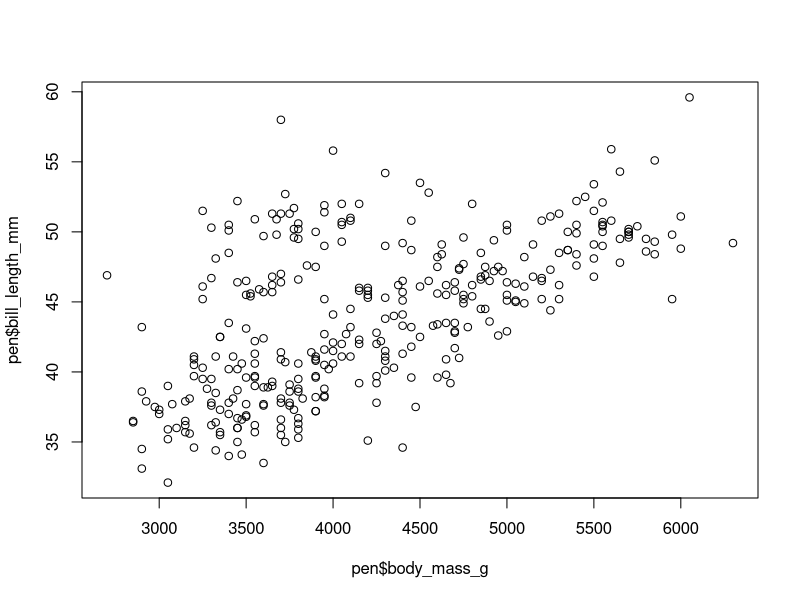
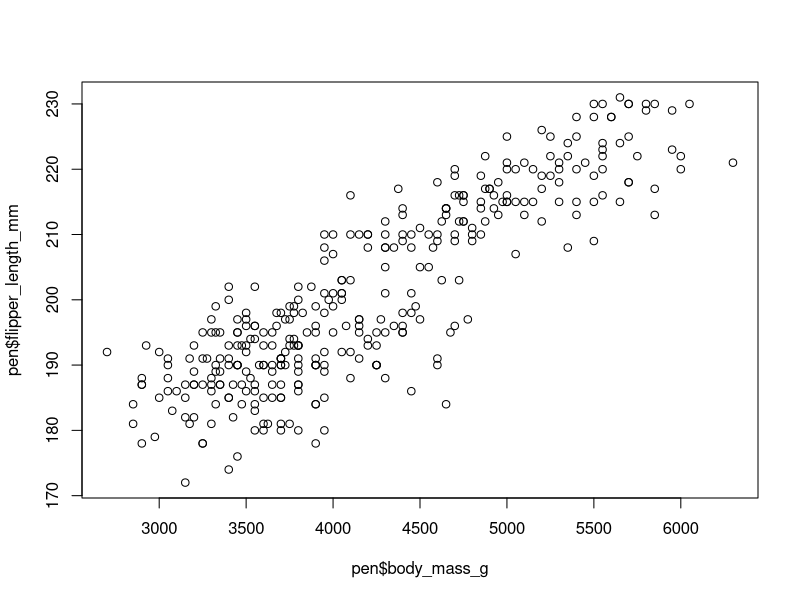
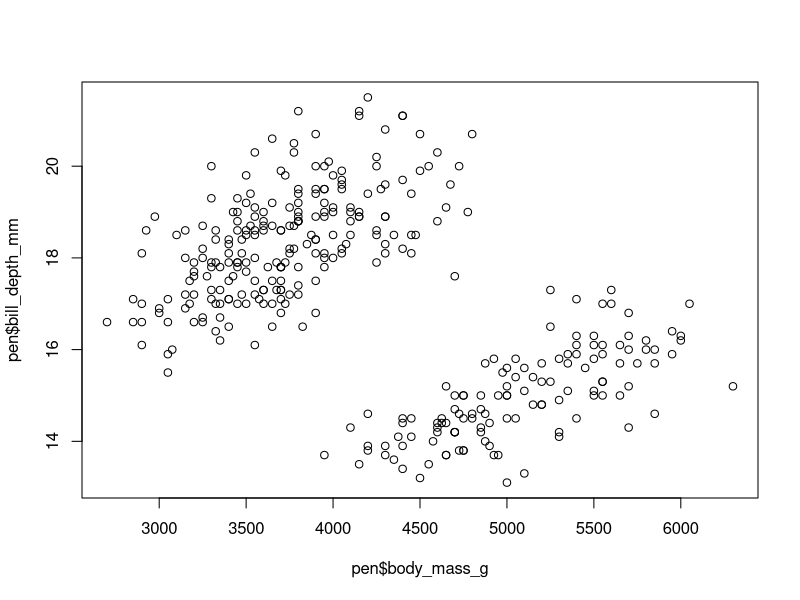
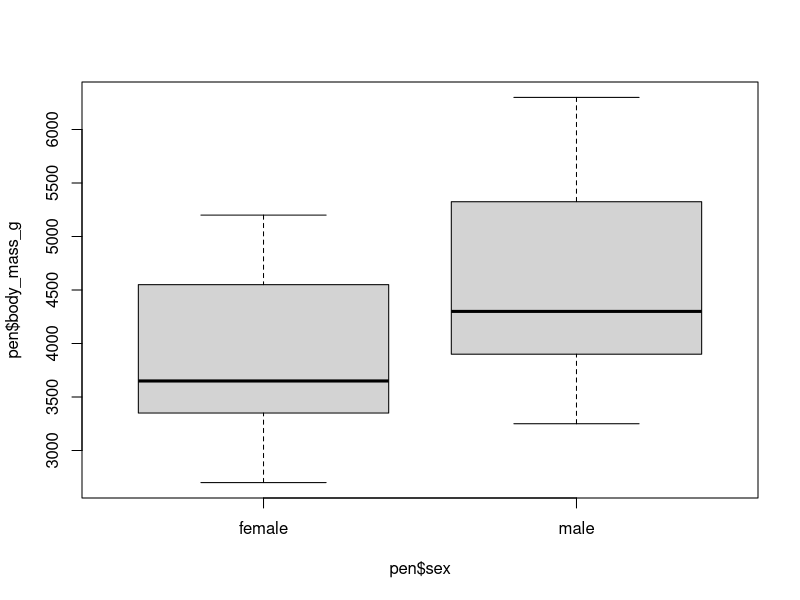
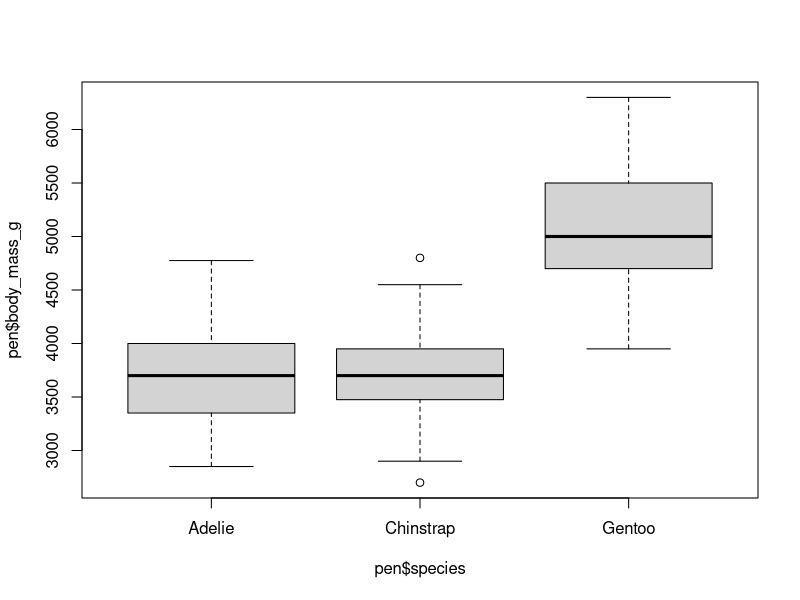
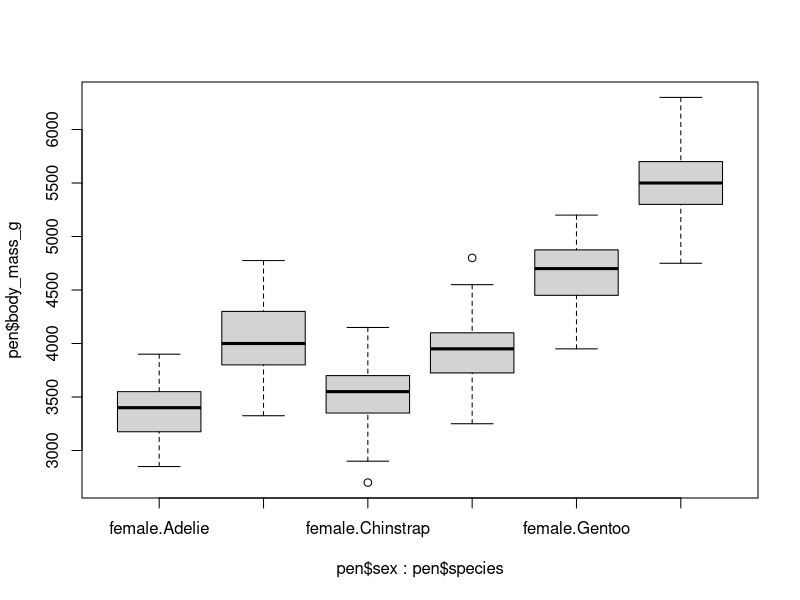
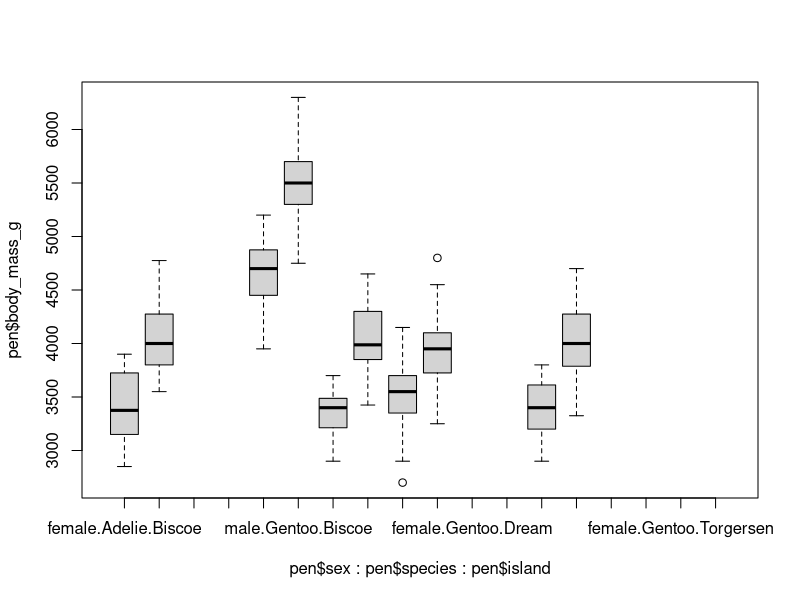
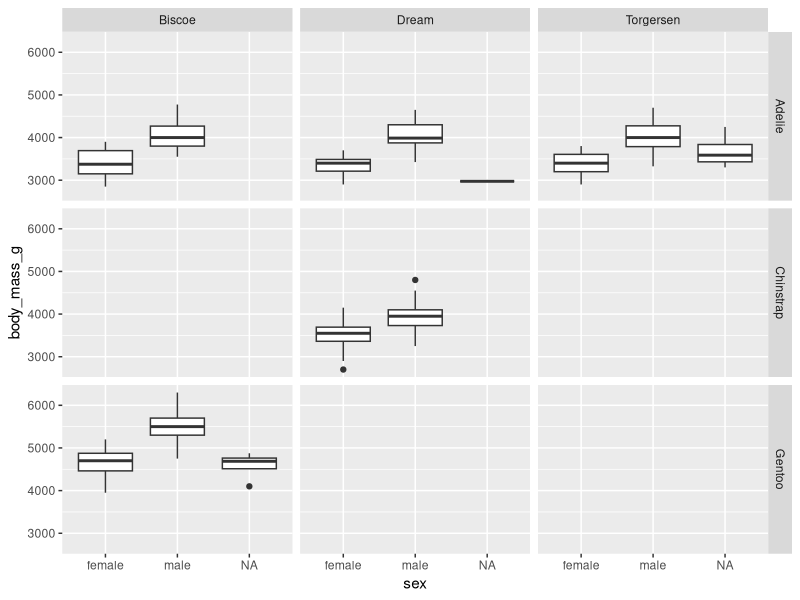

Recreate these plots in R, in order.
## Example script for Natural Resource Sampling
# November 2024
# Brought to you in 4-D
# Dan Johnson
# Denver Cayetano
# Diego Rocha
# D. Alex Bowers

# first we need some toolkits called packages or libraries
library(ggplot2)  # for making figures
library(palmerpenguins) # for the data

# First thing to do is load the data into the session
# the library already loads the data in but I am going to
# shorten the name to avoid misspelling penquin

pen <- penguins

# explore the data

# We will look at the object 'pen'
View(pen)

# Let's summarize all the columns
summary(pen)

# which species occur on which islands?

table(pen$species, pen$island)

# visualize the data

plot(pen$body_mass_g, pen$bill_length_mm)
plot(pen$body_mass_g, pen$flipper_length_mm)
plot(pen$body_mass_g, pen$bill_depth_mm)

boxplot(pen$body_mass_g ~ pen$sex)
boxplot(pen$body_mass_g ~ pen$species)
boxplot(pen$body_mass_g ~ pen$sex*pen$species)
boxplot(pen$body_mass_g ~ pen$sex*pen$species*pen$island)

ggplot(pen, aes(x = sex, y = body_mass_g))+
  geom_boxplot()+
  facet_grid(species~island)

# since Adelie penguins occur on all islands lets make an object
# with just that species

adel <- subset(pen, pen$species == 'Adelie')

# t-test to see if Adelie penguins differ in weight by sex

madel <- subset(adel, adel$sex=='male')
fadel <- subset(adel, adel$sex=='female')

t.test(x = madel$body_mass_g, y = fadel$body_mass_g)



# regression model to see the relation between 
# body mass and flipper length in Adelie females

mod <- lm(fadel$body_mass_g ~ fadel$flipper_length_mm)

summary(mod)

ggplot(fadel, aes(x = flipper_length_mm, y = body_mass_g))+
  geom_point()+
  geom_smooth(method = 'lm')+
  labs(x = "Flipper length (mm)", y = "Body mass (g)")+
  theme_bw()

# VIEWING THE DATA
# There is a couple of different ways to explore this data
head(pen) # gives you the first six rows of the dataset
tail(pen) # gives you the last six rows of the dataset
names(pen) # gives you the names of the variables in your dataset

# RUNNING THE REGRESSION
# For this example, we are going to run try to estimate body mass from bill length 
regression1 <- lm(body_mass_g ~ bill_length_mm, data = pen) # lm is the built-in 
# function for linear model, the first argument defines 
# the response variable, the second argument defines 
# the explanatory variable, and the data argument
# tells what data is going to be used 

# SUMMARY OF THE REGRESSION
# This will give you your intercept, slope, p-value, along with some additional stats
summary(regression1) 

# PLOTTING
# This will plot a scatterplot on the plots pane
plot(pen$bill_length_mm, pen$body_mass_g,
     main = "Bill Length vs Body Mass",
     xlab = "Bill Length (mm)", ylab = "Body Mass (g)",
     pch = 19, col = "black")

# Add the regression line to the plot
abline(regression1, col = "red", lwd = 2) # lwd defines the line width

# Add the regression equation and R-squared to the plot
# We will extract the slope and intercept from the regression using the functions below
intercept1 <- coef(regression1)[1]
slope1 <- coef(regression1)[2]
r_squared1 <- summary(regression1)$r.squared

# Create a label with the equation and R-squared (this is the label that is going on the plot)
equation1 <- paste("y = ", round(intercept1, 2), " + ", round(slope1, 2), "x", sep = "")
r2_label1 <- paste("R² = ", round(r_squared1, 2), sep = "")

# Now we can plot this on the scattterplot using x and y coordinates
text(x = 35, y = 6000, labels = equation1, col = "black", cex = 0.8) # x and y can be adjusted
text(x = 35, y = 5800, labels = r2_label1, col = "black", cex = 0.8)


# Now let's try another regression model using flipper length to predict body mass
regression2 <- lm(body_mass_g ~ flipper_length_mm, data = pen)

# Summary of the second model
summary(regression2)

# Extract the equation and R-squared value for the second model
intercept2 <- coef(regression2)[1]
slope2 <- coef(regression2)[2]
r_squared2 <- summary(regression2)$r.squared

# Create a label with the equation and R-squared (this is the label that is going on the plot)
equation2 <- paste("y = ", round(intercept2, 2), " + ", round(slope2, 2), "x", sep = "")
r2_label2 <- paste("R² = ", round(r_squared2, 2), sep = "")

# For this plot, we are going to use ggplot instead of base R
ggplot(pen, aes(x = flipper_length_mm, y = body_mass_g)) +
  geom_point(color = "darkgreen", size = 3) +  # scatter plot of points
  geom_smooth(method = "lm", se = FALSE, color = "red", size = 1.5) +  # add regression line
  labs(title = "Flipper Length vs Body Mass",
       x = "Flipper Length (mm)", y = "Body Mass (g)") + 
  theme_minimal() +  # minimal theme for a cleaner look
  # Add the regression equation and R-squared to the plot
  annotate("text", x = 190, y = 6000, label = equation2, color = "black", size = 4) + 
  annotate("text", x = 190, y = 5800, label = r2_label2, color = "black", size = 4)

# ggplot gives you an array of possibilities when plotting, you can change the points 
# size, shape, colors, the plot theme. Let's try something different. 


# Create the second plot (Flipper Length vs Body Mass) with different customizations
ggplot(pen, aes(x = flipper_length_mm, y = body_mass_g)) +
  # Change the point shape to a triangle and set the color to blue
  geom_point(shape = 17, color = "steelblue", size = 4) +  
  # Add the regression line with a thicker, dashed orange line
  geom_smooth(method = "lm", se = FALSE, color = "orange", size = 1.5, linetype = "dashed") +  
  # Customize the labels and title with a more bold font
  labs(title = "Flipper Length vs Body Mass", 
       x = "Flipper Length (mm)", y = "Body Mass (g)") + 
  theme_classic() +  # Change to classic theme (there's other possibilities as well)
  # Customize the font and size of the axis labels and title
  theme(axis.title = element_text(size = 14, face = "bold"), 
        axis.text = element_text(size = 12), 
        plot.title = element_text(size = 16, face = "bold", hjust = 0.5)) + 
  # Add the regression equation and R-squared value
  annotate("text", x = 190, y = 6000, label = equation2, color = "black", size = 4) + 
  annotate("text", x = 190, y = 5800, label = r2_label2, color = "black", size = 4)


# ANOVA to see if Adelie male penguins differ in weight by island

mod <- lm(madel$body_mass_g~madel$island)
anova(mod)

ggplot(madel, aes(x = island, y = body_mass_g))+
  geom_boxplot()+
  labs(x = 'Island', y = "Body mass (g)")+
  theme_bw()

